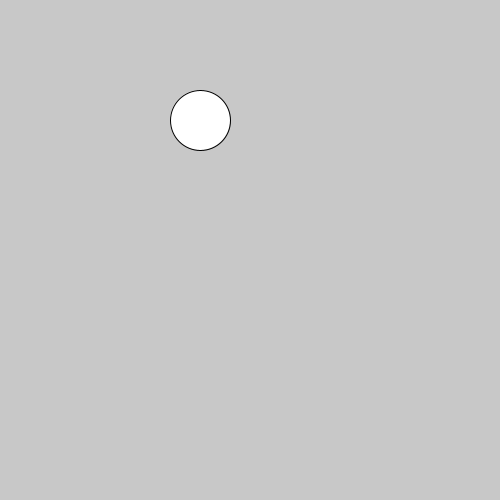
Frame 1 (no input)
Frame 60 (the mouse pressed at the canvas centre just before this capture): identical to frame 1, image omitted
Frame 120 (the mouse held since frame 60 and released just before this capture): identical to frame 1, image omitted

The Processing sketch that drew this single still picture (run headless with seeded random() and noise(); from frame 60 on, the mouse is pressed at the canvas centre):

// Processing sketch: processing_70487
// ── processing_70487.pde

//Ben Norskov
//Creative Computing A: Distance to Circle
//Sep 14, 2012

int circle_x = 200;//where the circle is
int circle_y = 120;
int circle_radius = 30;//how big is our circle?

void setup() {
  size(500, 500);
};
void draw() {
  background(200);  //clears the screen/eraser/new sheet of paper

  //here we are drawing a circle. the diameter of any circle is just its radius * 2, thus the math
  //I'm using variables, so I can quickly change the circle to be bigger or smaller, if need be 
  fill(255);//Always do the fill you need right before what you are drawing. 
  ellipse(circle_x, circle_y, circle_radius*2, circle_radius*2);

  //  Problem: if the mouse is within a circle, draw a green rectangle
  //  if the distance from the mouse to a circle is less than the circle's radius
  //  if (dist between mouse and circle < radius)
  if ( dist(mouseX, mouseY, circle_x, circle_y) < circle_radius) {
    fill(30, 100, 30);
    rect(100, 200, 100, 100);
  };
  //the dist() function gives us the distance between ANY two points. (really!)
  //Give it any x and y values twice, and it will give you the distance in pixels. It's pretty awesome.
  //if you want to see the numbers it gives you, uncomment the line below:
  //println( "distance from Mouse to circle: " + dist(mouseX, mouseY, circle_x, circle_y) );
  //or distance to the center of the screen
  //println( "distance from Mouse to center: " + dist(mouseX, mouseY, width/2, height/2) );
  //or distance to the circle to the center of the screen
  //println( "distance from circle to center: " + dist(circle_x, circle_y, width/2, height/2) );
  //check out the documentation here: http://processing.org/reference/dist_.html
  //
  //remember that the "+" in the println() puts different numbers or words together. 
};
